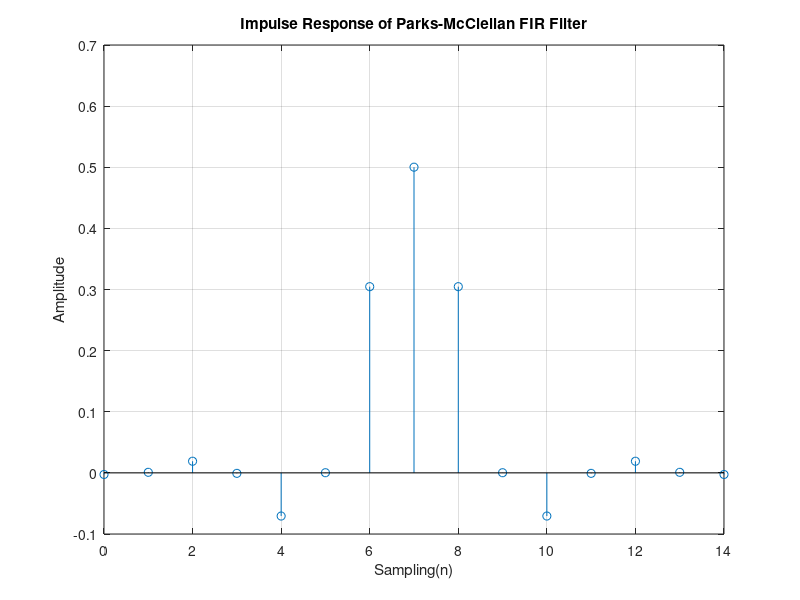
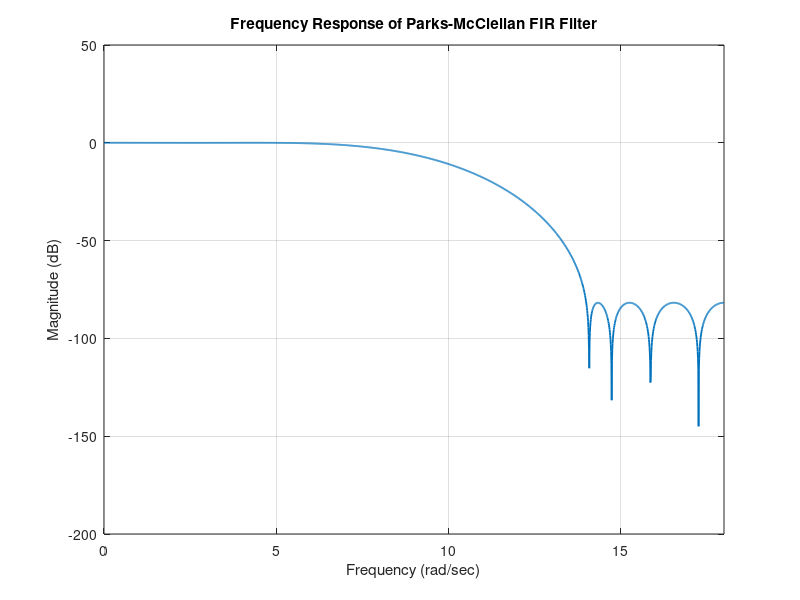

MATLAB code to generate these figures, in order:
clear; clc;  
analog_wp = 5;              
analog_ws = 14;              
fs = 36 / (2 * pi);          
Ts = 1 / fs;                 

% 類比頻率轉數位頻率（rad/sample）
wp = analog_wp * Ts;         
ws = analog_ws * Ts;         
wc = (wp + ws) / 2;          
transition_BW = ws - wp;     

% Parks-McClellan 設計參數（轉換為 Hz）
analog_fp = analog_wp / (2 * pi);     
analog_fs = analog_ws / (2 * pi);     
r_pass = 1 - (10 ^ (-0.2 / 20));      
r_stop = 10 ^ (-60 / 20);             

% 頻率邊界與設計規格
Fedge = [analog_fp analog_fs];       
dev = [r_pass r_stop];                
mags = [1 0];                         

% 計算 FIR 階數與設計參數
[M, fo, ao, w] = firpmord(Fedge, mags, dev, fs);
LP_Parks = firpm(M+3, fo, ao, w);   % 多加 3 階以符合要求

% 畫出脈衝響應
x = 0 : M+3;                  
figure;
stem(x, LP_Parks);              
title('Impulse Response of Parks-McClellan FIR Filter');       
xlabel('Sampling(n)');         
ylabel('Amplitude');
grid on;

% 使用 freqz 畫頻率響應（橫軸轉換為 rad/sec）
[H, w] = freqz(LP_Parks, 1, 2048);
omega = w * fs;  % 將 rad/sample → rad/sec

figure;
plot(omega, 20*log10(abs(H)), 'LineWidth', 1.3); grid on;
xlabel('Frequency (rad/sec)');
ylabel('Magnitude (dB)');
title('Frequency Response of Parks-McClellan FIR Filter');
xlim([0, pi * fs]);
